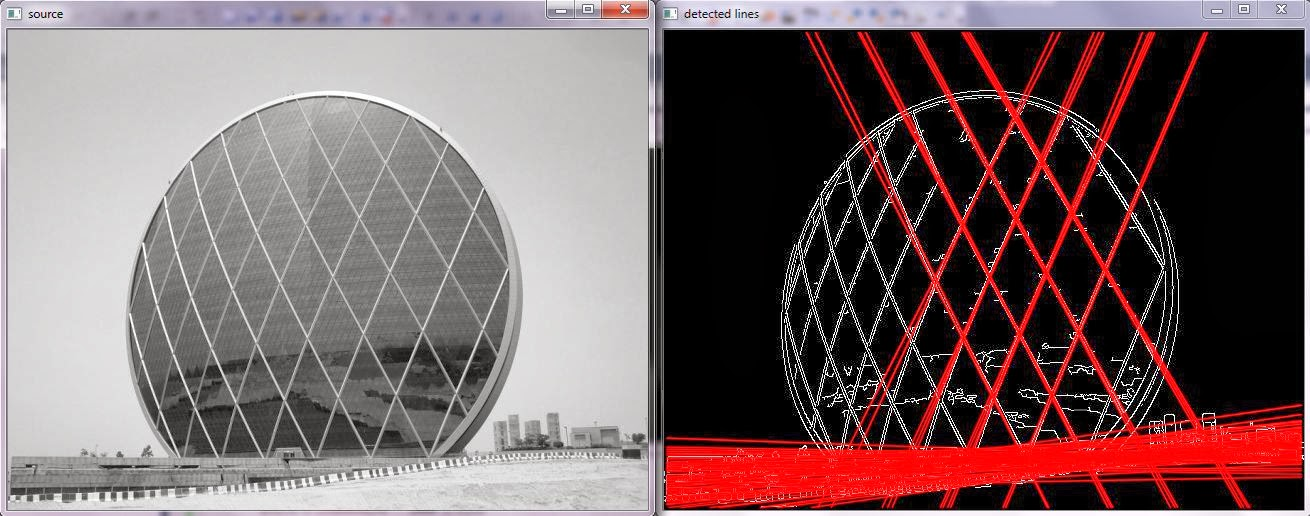
//> input picture Lane Detection/a.JPG, 1310 x 516 px
$ ./Source   (built with g++ and OpenCV 4)
//> lines starting //> are read from the running program, lines starting //| are printed output that depends on the picture; after the words box and inside, x2 and y2 are one past the last pixel; in counts of white or black regions, pixels touching at a corner belong together
#include "opencv2/highgui/highgui.hpp"
#include "opencv2/imgproc/imgproc.hpp"
#include <iostream>

using namespace cv;
using namespace std;

int main()
{
	Mat src = imread("a.jpg", 0);
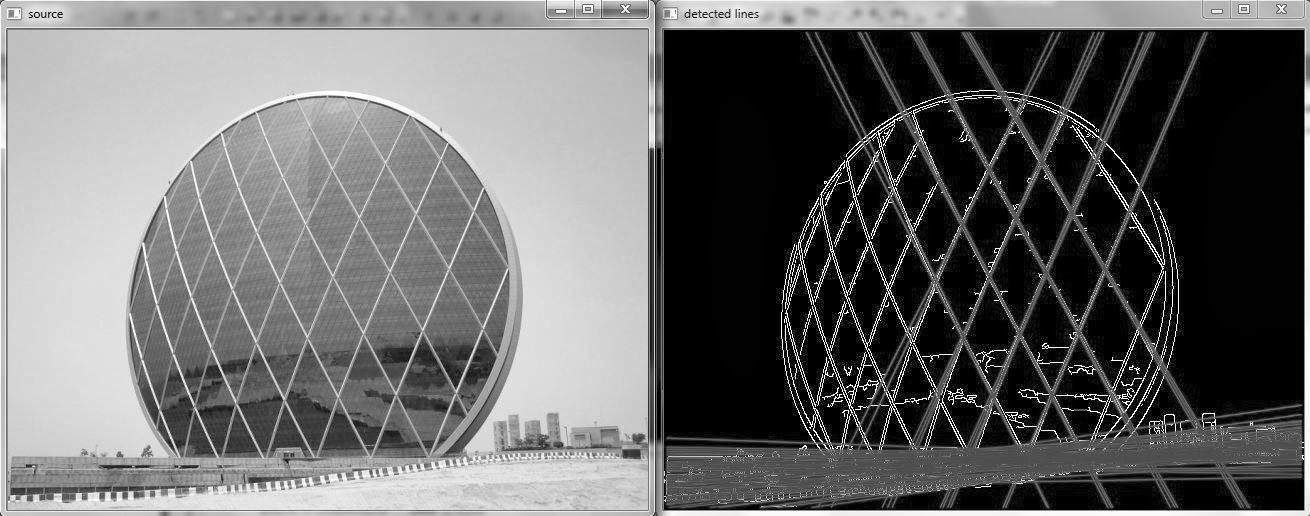
//> src: 516 rows x 1310 cols, CV_8UC1; min 0, max 255, mean 105.7

	Mat dst, cdst;
	Canny(src, dst, 50, 200, 3);
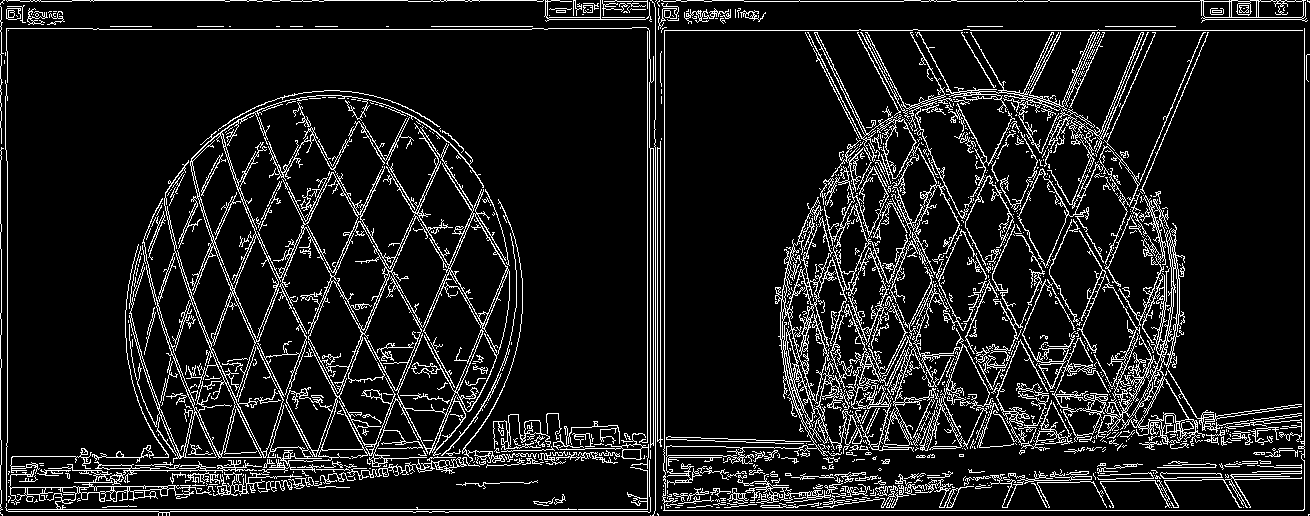
//> dst: 516 rows x 1310 cols, CV_8UC1; 10.7% white in thin lines or dots
	cvtColor(dst, cdst, CV_GRAY2BGR);
//> cdst: 516 rows x 1310 cols, CV_8UC3; 10.7% white in thin lines or dots

	vector<Vec2f> lines;
	// detect lines
	HoughLines(dst, lines, 1, CV_PI / 180, 150, 0, 0);
//> lines = 1631 lines (rho, theta), first 12: [1, 1.57], [509, 1.57], [30, 1.57], [655, 0], [1304, 0], [647, 0], [664, 0], [457, 1.57], [490, 1.52], [472, 1.54], [455, 1.55], [474, 1.52]

	// draw lines
	for (int i = 0; i < lines.size(); i++)
	{
		float rho = lines[i][0], theta = lines[i][1];

			Point pt1, pt2;
			double a = cos(theta), b = sin(theta);
			double x0 = a*rho, y0 = b*rho;
			pt1.x = cvRound(x0 + 1000 * (-b));
			pt1.y = cvRound(y0 + 1000 * (a));
			pt2.x = cvRound(x0 - 1000 * (-b));
			pt2.y = cvRound(y0 - 1000 * (a));
			line(cdst, pt1, pt2, Scalar(0, 0, 255), 3, CV_AA);

	}
//> this loop made 1631 passes
//> (rho, theta, a, b, x0, y0) on passes 2 to 4: (509, 1.57, -4.37e-08, 1, -2.22e-05, 509), (30, 1.57, -4.37e-08, 1, -1.31e-06, 30), (655, 0, 1, 0, 655, 0)
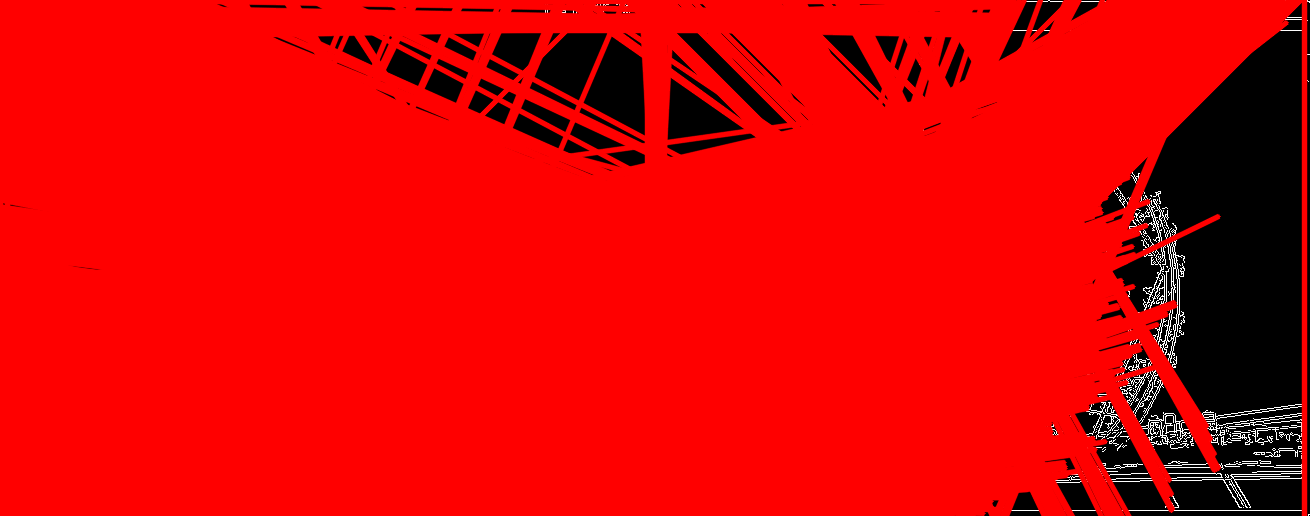
//> cdst: 516 rows x 1310 cols, CV_8UC3; mean B, G, R 2.2, 2.2, 219.5

	imshow("source", src);
	imshow("detected lines", cdst);

	waitKey();
	return 0;
}

$ run again, with Lane Detection/building.jpg copied over Lane Detection/a.JPG
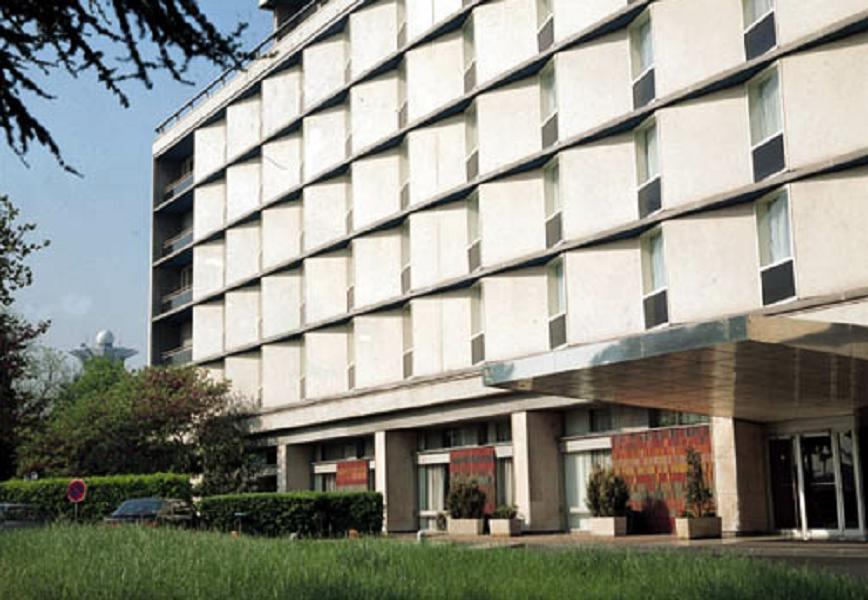
//> input picture Lane Detection/building.jpg, 868 x 600 px
//> `Canny(src, dst, 50, 200, 3);`:
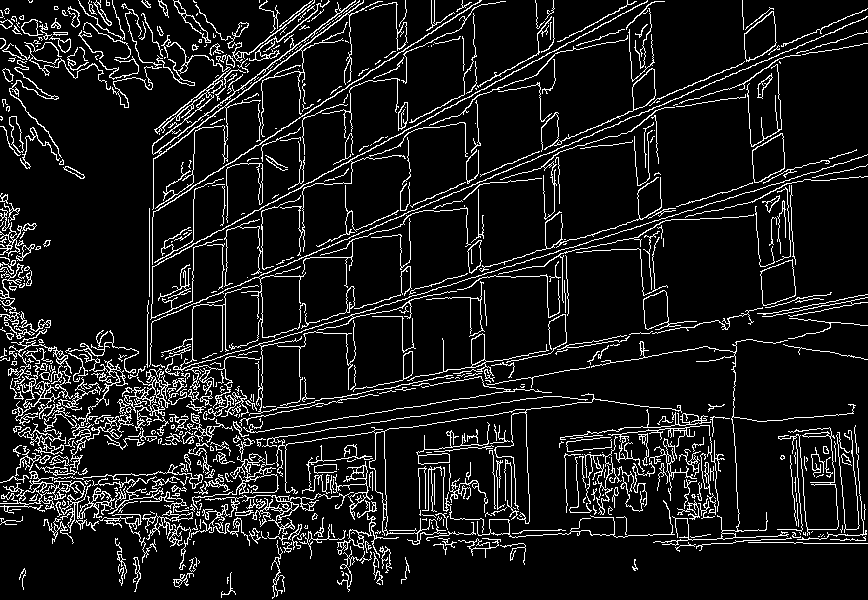
//> dst: 600 rows x 868 cols, CV_8UC1; 10.1% white in thin lines or dots
//> lines = 476 lines (rho, theta), first 12: [355, 1.17], [454, 1.38], [403, 1.27], [305, 1.08], [261, 0.99], [524, 1.59], [349, 1.17], [262, 0], [358, 1.15], [486, 1.48], [441, 1.4], [460, 1.36]
//> the loop `for (int i = 0; i < lines.size(); i++)` made 476 passes
//> (rho, theta, a, b, x0, y0) on passes 1 to 3: (355, 1.17, 0.391, 0.921, 138.7, 326.8), (454, 1.38, 0.191, 0.982, 86.63, 445.7), (403, 1.27, 0.292, 0.956, 117.8, 385.4)
//> after the loop `for (int i = 0; i < lines.size(); i++)`:
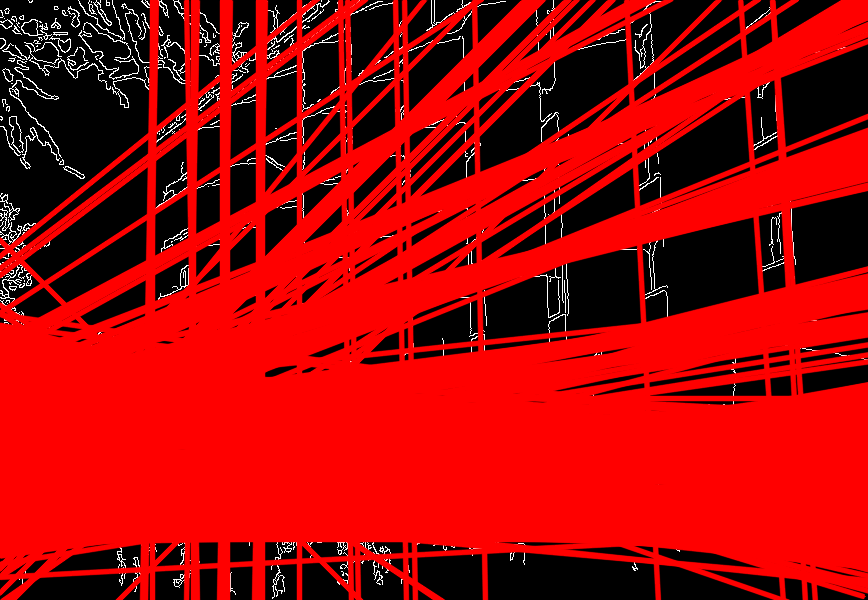
//> cdst: 600 rows x 868 cols, CV_8UC3; mean B, G, R 4.6, 4.6, 164.7

$ run again, with Lane Detection/image.jpg copied over Lane Detection/a.JPG
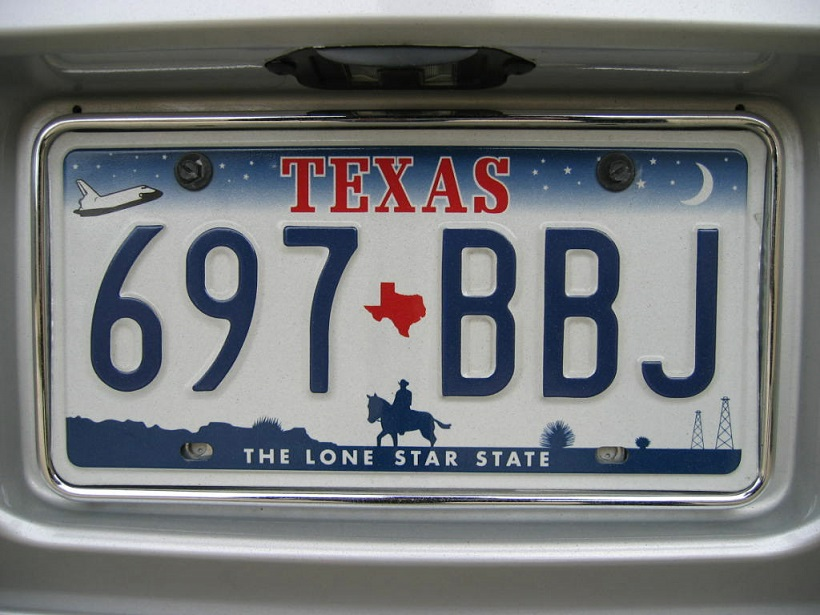
//> input picture Lane Detection/image.jpg, 820 x 615 px
//> `Canny(src, dst, 50, 200, 3);`:
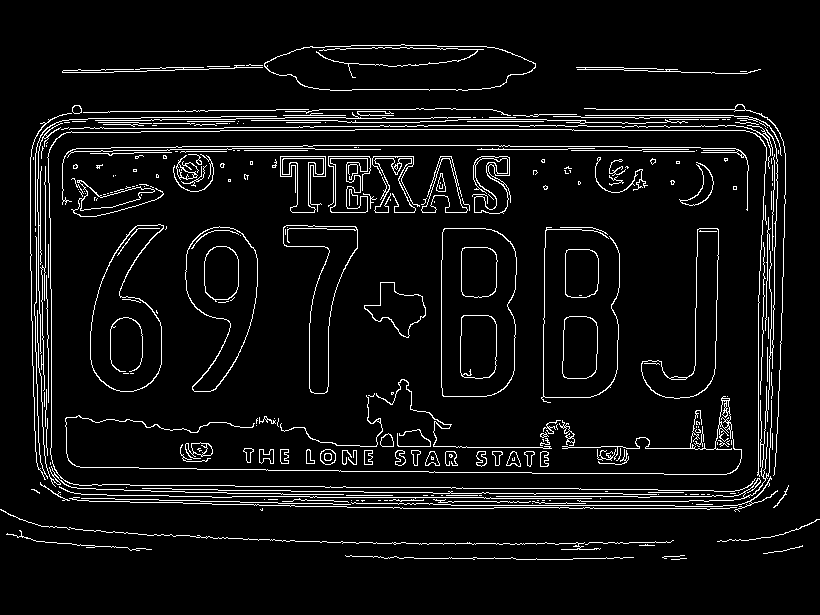
//> dst: 615 rows x 820 cols, CV_8UC1; 6.1% white in thin lines or dots, all inside (x1, y1, x2, y2) = (0, 44, 820, 560)
//> lines = 99 lines (rho, theta), first 12: [117, 1.57], [496, 1.57], [130, 1.57], [109, 1.57], [485, 1.59], [497, 1.59], [501, 1.57], [149, 1.57], [505, 1.57], [120, 1.55], [126, 1.57], [120, 1.59]
//> the loop `for (int i = 0; i < lines.size(); i++)` made 99 passes
//> (rho, theta, a, b, x0, y0) on passes 1 to 8: (117, 1.57, -4.37e-08, 1, -5.11e-06, 117), (496, 1.57, -4.37e-08, 1, -2.17e-05, 496), (130, 1.57, -4.37e-08, 1, -5.68e-06, 130), (109, 1.57, -4.37e-08, 1, -4.76e-06, 109), (485, 1.59, -0.0175, 1, -8.46, 484.9), (497, 1.59, -0.0175, 1, -8.67, 496.9), (501, 1.57, -4.37e-08, 1, -2.19e-05, 501), (149, 1.57, -4.37e-08, 1, -6.51e-06, 149)
//> after the loop `for (int i = 0; i < lines.size(); i++)`:
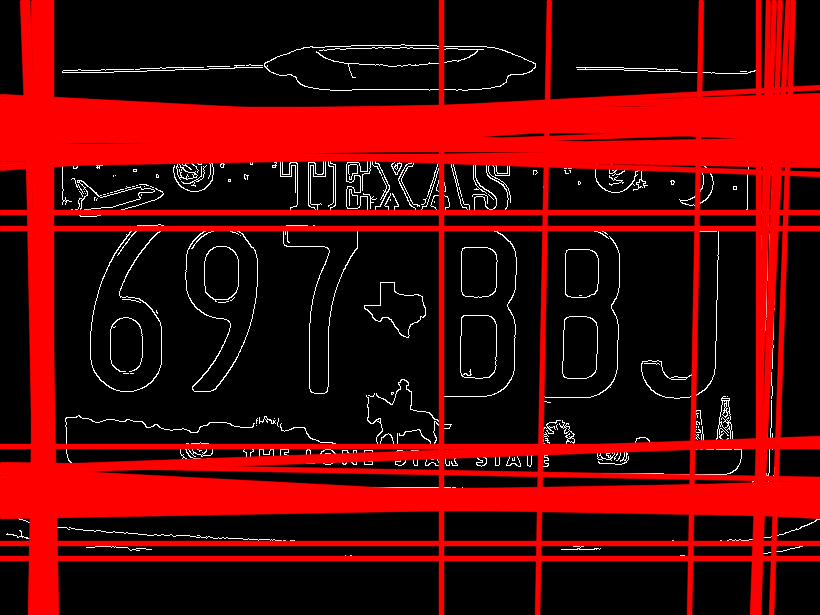
//> cdst: 615 rows x 820 cols, CV_8UC3; mean B, G, R 5.7, 5.7, 78.6
